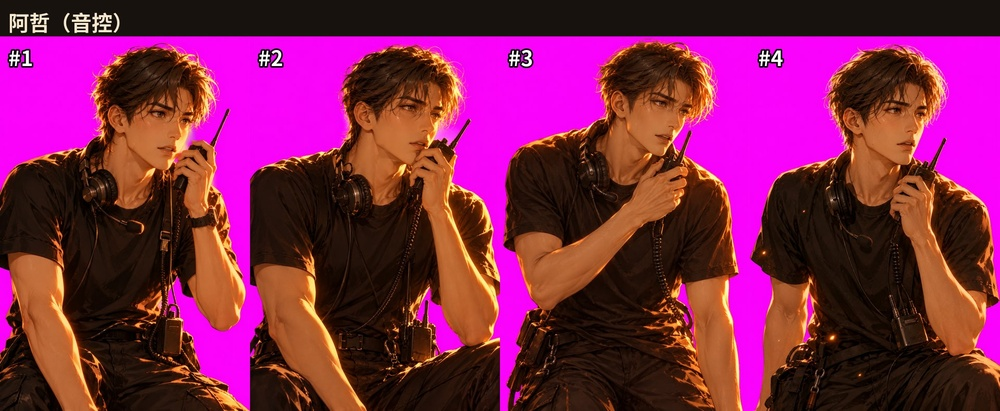
#> input picture art/check/pick-azhe_30.jpg, 1000 x 411 px, shrunk from 1920 x 790 before the run
$ python despill.py check/pick-azhe_30.jpg check/cg-fix-101-s_mem4_1.jpg
#> lines starting #> are read from the running program, lines starting #| are printed output that depends on the picture; after the words box and inside, x2 and y2 are one past the last pixel; in counts of white or black regions, pixels touching at a corner belong together
"""洋紅背景去背（自己算，不經 cutout 工具：那支會改尺寸，跟原圖對不上）。
透明度直接看原圖每個像素的洋紅程度 m = min(R,B) − G：純背景 m≈255 全透；頭髮縫隙裡混了橘的洋紅 m≈80 半透；頭髮、皮膚、紅禮服 m≤0 不透。
再把殘留的淡洋紅去色。python3 art/despill.py 原圖.png 輸出.webp"""
import sys, numpy as np
from PIL import Image


def key(raw, dst):
#> called with raw = 'check/pick-azhe_30.jpg', dst = 'check/cg-fix-101-s_mem4_1.jpg'
    a = np.asarray(Image.open(raw).convert('RGBA')).astype(np.int16)
    m = np.minimum(a[..., 0], a[..., 2]) - a[..., 1]
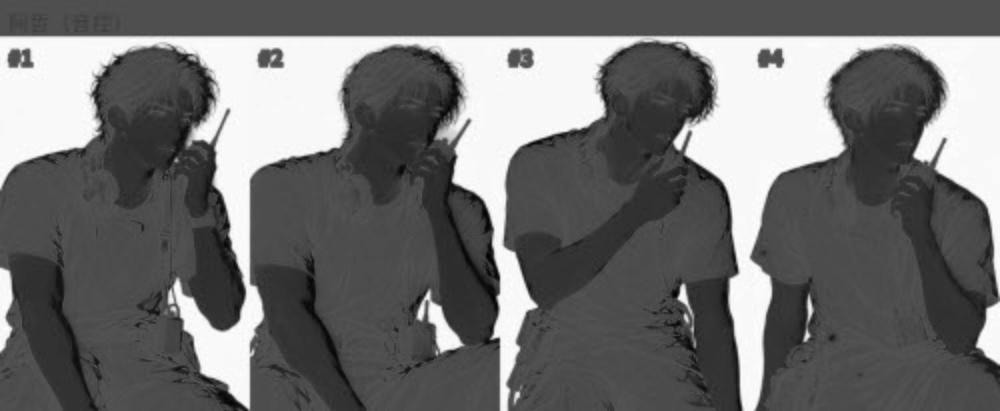
#> m: shape (411, 1000) int16; min -122, max 255, mean 43.7; drawn with min black and max white
    a[..., 3] = (255 * np.clip(1 - (m - 20) / 50, 0, 1)).astype(np.int16)
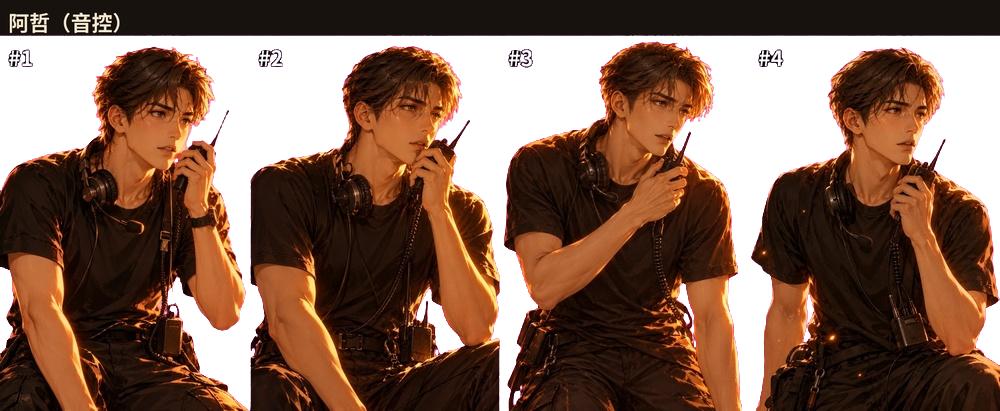
#> a: shape (411, 1000, 4) int16; mean R, G, B, A 126.2, 35.5, 79.5, 189.2; transparent parts drawn white
    mask = m > 4
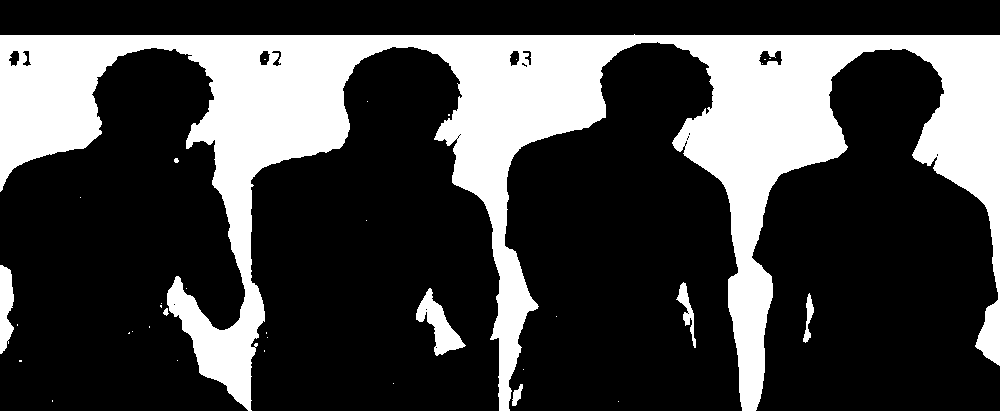
#> mask: shape (411, 1000) bool; 26.9% white; 34 white regions (26 under 20 px), largest, box (x1, y1, x2, y2) and area: (0, 34, 1000, 411) 107297, (416, 288, 466, 356) 1301, (0, 265, 14, 354) 928
    a[..., 0][mask] -= m[mask]; a[..., 2][mask] -= m[mask]
    im = Image.fromarray(np.clip(a, 0, 255).astype(np.uint8), 'RGBA')
    im.crop(im.getbbox()).save(dst, quality=92)


if __name__ == '__main__':
    key(sys.argv[1], sys.argv[2])

$ run again, on art/check/cg-fix-101-s_mem4_2.jpg
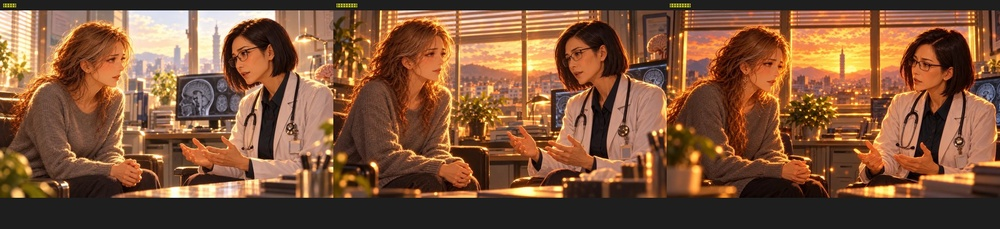
#> input picture art/check/cg-fix-101-s_mem4_2.jpg, 1000 x 229 px, shrunk from 1920 x 440 before the run
#> in key, `m = np.minimum(a[..., 0], a[..., 2]) - a[..., 1]`:
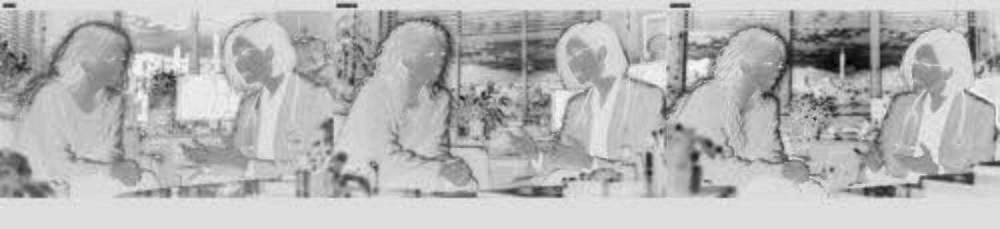
#> m: shape (229, 1000) int16; min -146, max 21, mean -26.7; drawn with min black and max white
#> in key, `mask = m > 4`:
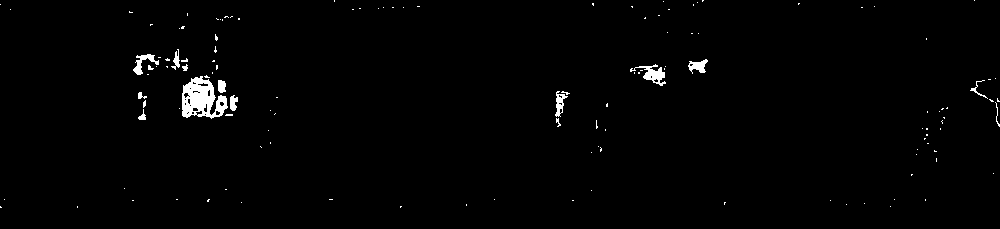
#> mask: shape (229, 1000) bool; 1.3% white; 130 white regions (116 under 20 px), largest, box (x1, y1, x2, y2) and area: (182, 76, 228, 119) 1174, (630, 64, 666, 86) 295, (133, 54, 159, 75) 198

$ run again, on art/check/cg-fix-101-windows.jpg
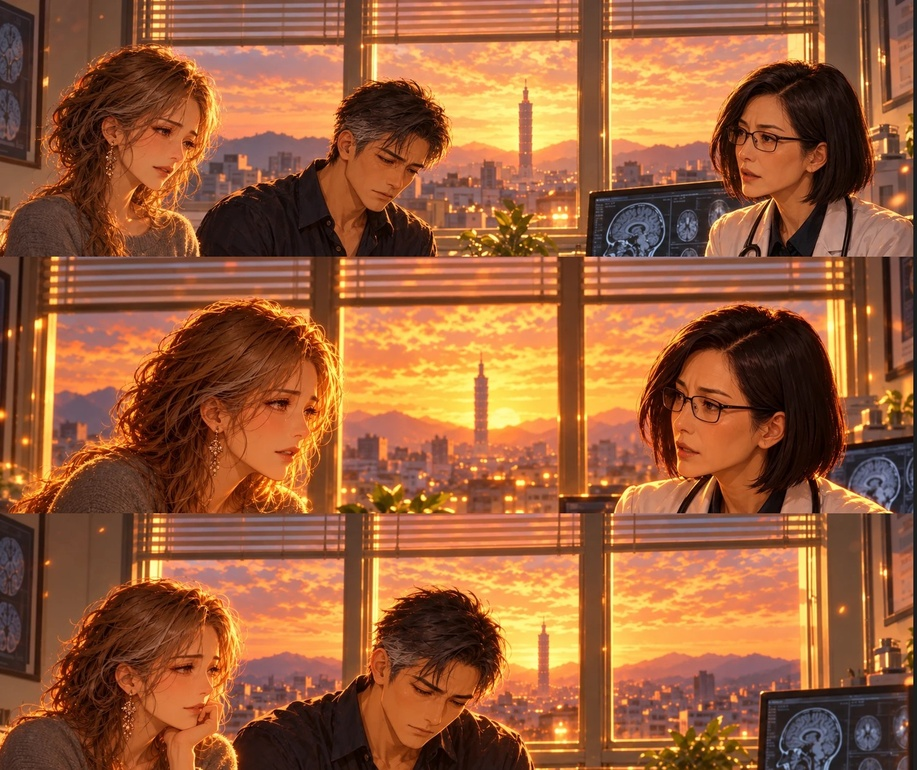
#> input picture art/check/cg-fix-101-windows.jpg, 917 x 770 px, shrunk from 1500 x 1260 before the run
#> in key, `m = np.minimum(a[..., 0], a[..., 2]) - a[..., 1]`:
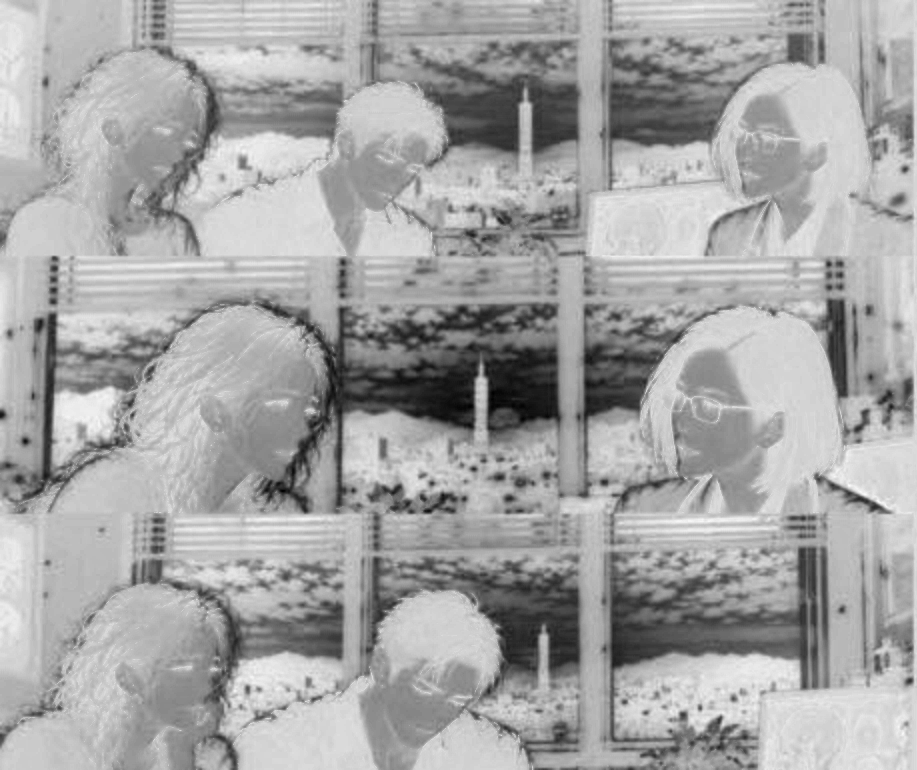
#> m: shape (770, 917) int16; min -149, max 25, mean -36.1; drawn with min black and max white
#> in key, `mask = m > 4`:
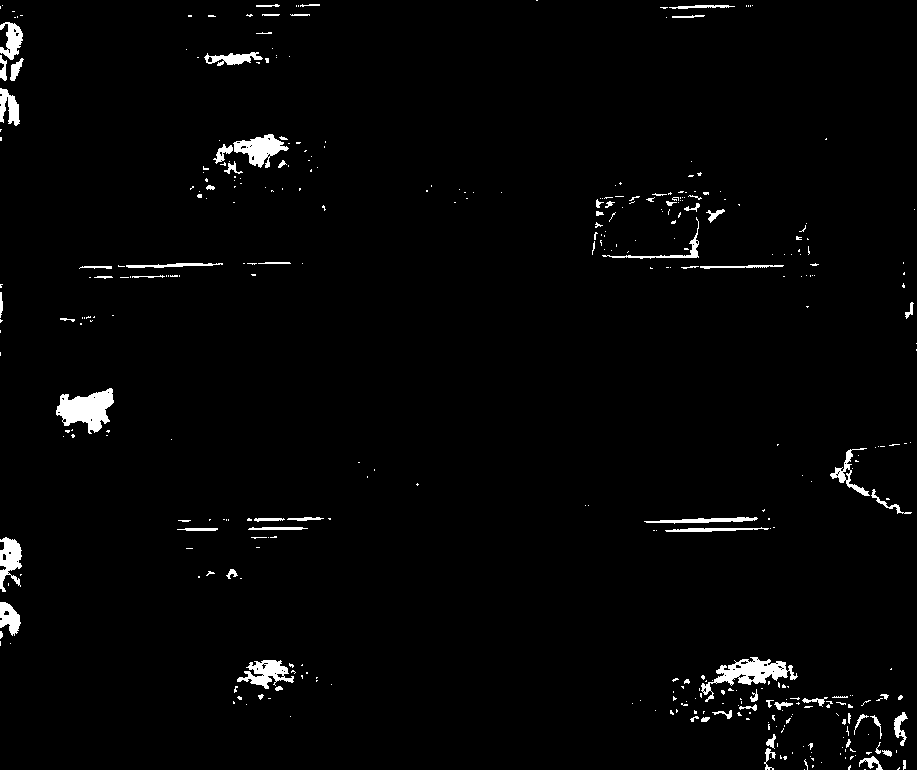
#> mask: shape (770, 917) bool; 2.1% white; 396 white regions (317 under 20 px), largest, box (x1, y1, x2, y2) and area: (56, 388, 114, 434) 1537, (701, 657, 798, 702) 1418, (233, 134, 289, 168) 941
